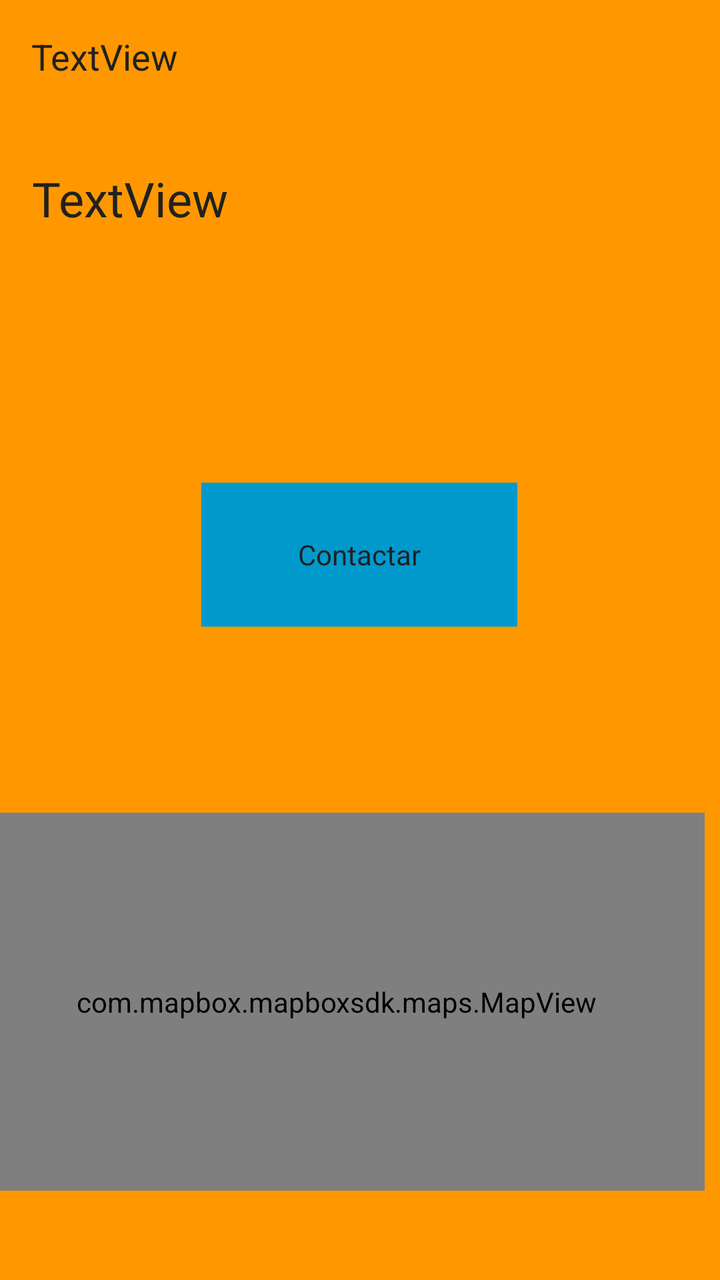
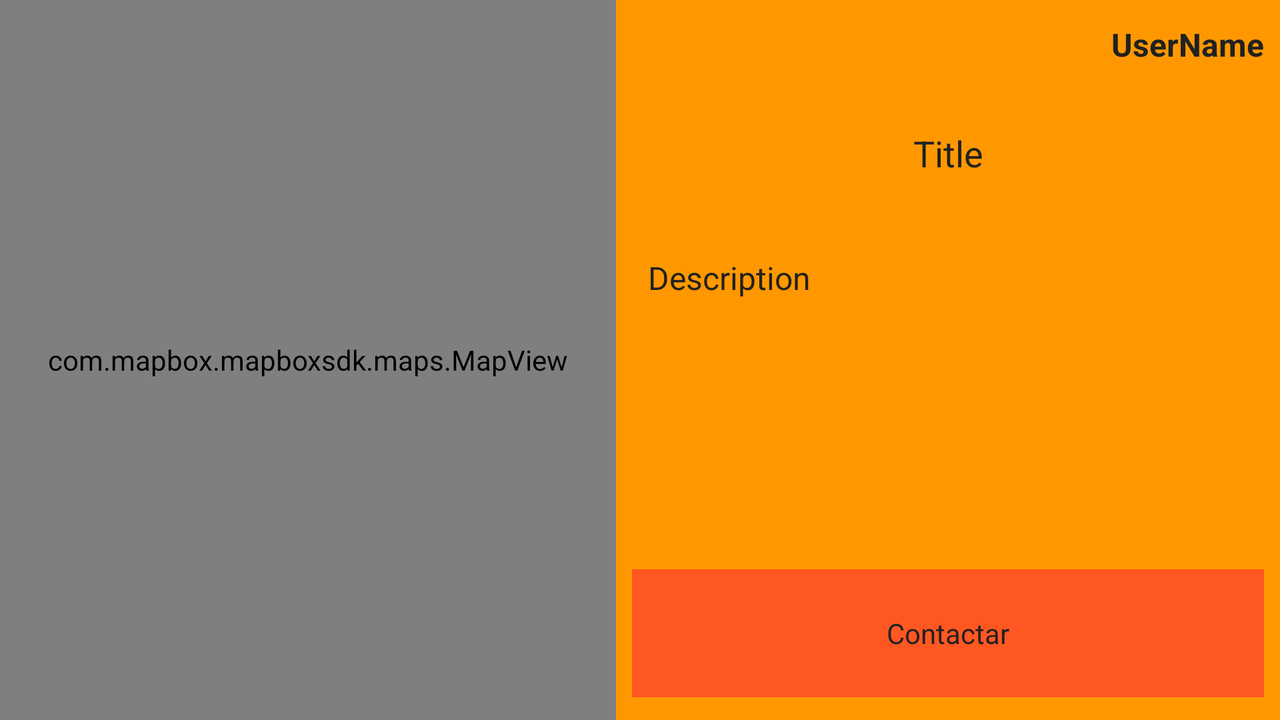

One screen, two layout resources from the same app: the default and the repository's alternative for another configuration. Each is rendered where Android would select it; the XML of both is given below.
<!-- AndroidManifest.xml: application theme AppTheme -->
<!-- res/layout/activity_marker.xml -->
<?xml version="1.0" encoding="utf-8"?>
<android.support.constraint.ConstraintLayout xmlns:android="http://schemas.android.com/apk/res/android"
    xmlns:app="http://schemas.android.com/apk/res-auto"
    xmlns:tools="http://schemas.android.com/tools"
    android:layout_width="match_parent"
    android:layout_height="match_parent"
    tools:context="kryword.recuperalo.MarkerActivity">

    <TextView
        android:id="@+id/title"
        android:layout_width="329dp"
        android:layout_height="35dp"
        android:layout_marginEnd="8dp"
        android:layout_marginStart="8dp"
        android:layout_marginTop="16dp"
        android:text="TextView"
        android:textSize="18sp"
        app:layout_constraintEnd_toEndOf="parent"
        app:layout_constraintStart_toStartOf="parent"
        app:layout_constraintTop_toTopOf="parent" />

    <TextView
        android:id="@+id/description"
        android:layout_width="328dp"
        android:layout_height="139dp"
        android:layout_marginEnd="8dp"
        android:layout_marginStart="8dp"
        android:layout_marginTop="32dp"
        android:text="TextView"
        android:textSize="24sp"
        app:layout_constraintEnd_toEndOf="parent"
        app:layout_constraintStart_toStartOf="parent"
        app:layout_constraintTop_toBottomOf="@+id/title" />

    <Button
        android:id="@+id/contact"
        android:layout_width="158dp"
        android:layout_height="72dp"
        android:layout_marginBottom="8dp"
        android:layout_marginEnd="8dp"
        android:layout_marginStart="4dp"
        android:background="@android:color/holo_green_light"
        android:backgroundTint="@android:color/holo_blue_dark"
        android:text="Contactar"
        app:layout_constraintBottom_toBottomOf="parent"
        app:layout_constraintEnd_toEndOf="parent"
        app:layout_constraintHorizontal_bias="0.509"
        app:layout_constraintStart_toStartOf="parent"
        app:layout_constraintTop_toBottomOf="@+id/description"
        app:layout_constraintVertical_bias="0.057" />

    <com.mapbox.mapboxsdk.maps.MapView
        android:id="@+id/viewMap"
        android:layout_width="368dp"
        android:layout_height="189dp"
        android:layout_marginBottom="8dp"
        android:layout_marginEnd="8dp"
        android:layout_marginStart="8dp"
        android:layout_marginTop="20dp"
        app:layout_constraintBottom_toBottomOf="parent"
        app:layout_constraintEnd_toEndOf="parent"
        app:layout_constraintHorizontal_bias="1.0"
        app:layout_constraintStart_toStartOf="parent"
        app:layout_constraintTop_toBottomOf="@+id/contact"
        app:layout_constraintVertical_bias="0.666"
        app:mapbox_styleUrl="mapbox://styles/kryword/cjdj5oyjzh2ek2rlchmqymzjk"></com.mapbox.mapboxsdk.maps.MapView>
</android.support.constraint.ConstraintLayout>
<!-- resources referenced by this layout -->
<resources>
  <style name="AppTheme" parent="Theme.AppCompat.Light.NoActionBar">
          
          <item name="colorPrimary">@color/colorPrimary</item>
          <item name="colorPrimaryDark">@color/colorPrimaryDark</item>
          <item name="colorAccent">@color/colorAccent</item>
          <item name="android:buttonStyle">@style/RButton</item>
          <item name="android:colorBackground">@color/colorPrimary</item>
          <item name="android:textColor">@color/colorText</item>
      </style>
  <color name="colorPrimary">#FF9800</color>
  <color name="colorPrimaryDark">#F57C00</color>
  <color name="colorAccent">#FF5722</color>
  <style name="RButton" parent="android:Widget.Button">
          <item name="android:background">@color/colorAccent</item>
          <item name="android:textColor">@color/colorText</item>
          <item name="android:colorPressedHighlight">@color/colorPrimaryDark</item>
      </style>
  <color name="colorText">#212121</color>
</resources>
<!-- res/layout-land/activity_marker.xml (the repository's variant of the layout above) -->
<!-- drawn on the phone turned sideways -->
<?xml version="1.0" encoding="utf-8"?>
<android.support.constraint.ConstraintLayout xmlns:android="http://schemas.android.com/apk/res/android"
    xmlns:app="http://schemas.android.com/apk/res-auto"
    xmlns:tools="http://schemas.android.com/tools"
    android:layout_width="match_parent"
    android:layout_height="match_parent"
    tools:context="kryword.recuperalo.MarkerActivity">

    <TextView
        android:id="@+id/title"
        android:layout_width="0dp"
        android:layout_height="64dp"
        android:layout_marginBottom="8dp"
        android:layout_marginEnd="8dp"
        android:layout_marginStart="8dp"
        android:layout_marginTop="8dp"
        android:gravity="center"
        android:text="Title"
        android:textSize="18sp"
        app:layout_constraintBottom_toTopOf="@+id/description"
        app:layout_constraintEnd_toEndOf="parent"
        app:layout_constraintStart_toEndOf="@+id/viewMap"
        app:layout_constraintTop_toBottomOf="@+id/userName" />

    <TextView
        android:id="@+id/description"
        android:layout_width="0dp"
        android:layout_height="137dp"
        android:layout_marginBottom="8dp"
        android:layout_marginEnd="8dp"
        android:layout_marginStart="8dp"
        android:layout_marginTop="8dp"
        android:maxLines="25"
        android:scrollHorizontally="false"
        android:scrollbars="vertical"
        android:text="Description"
        android:textSize="16sp"
        app:layout_constraintBottom_toTopOf="@+id/contact"
        app:layout_constraintEnd_toEndOf="parent"
        app:layout_constraintStart_toEndOf="@+id/viewMap"
        app:layout_constraintTop_toBottomOf="@+id/title" />

    <Button
        android:id="@+id/contact"
        android:layout_width="0dp"
        android:layout_height="64dp"
        android:layout_marginBottom="8dp"
        android:layout_marginEnd="8dp"
        android:layout_marginStart="8dp"
        android:layout_marginTop="8dp"
        android:text="Contactar"
        app:layout_constraintBottom_toBottomOf="parent"
        app:layout_constraintStart_toEndOf="@+id/viewMap"
        app:layout_constraintEnd_toEndOf="parent"
        app:layout_constraintTop_toBottomOf="@+id/description" />

    <com.mapbox.mapboxsdk.maps.MapView
        android:id="@+id/viewMap"
        android:layout_width="0dp"
        android:layout_height="0dp"
        android:layout_marginRight="8dp"
        app:layout_constraintBottom_toBottomOf="parent"
        app:layout_constraintEnd_toStartOf="@+id/description"
        app:layout_constraintStart_toStartOf="parent"
        app:layout_constraintTop_toTopOf="parent"
        app:mapbox_styleUrl="mapbox://styles/kryword/cjdj5oyjzh2ek2rlchmqymzjk"></com.mapbox.mapboxsdk.maps.MapView>

    <TextView
        android:id="@+id/userName"
        android:layout_width="0dp"
        android:layout_height="wrap_content"
        android:layout_marginEnd="8dp"
        android:layout_marginStart="8dp"
        android:layout_marginTop="8dp"
        android:text="UserName"
        android:textAlignment="textEnd"
        android:textSize="16sp"
        android:textStyle="bold"
        app:layout_constraintBottom_toTopOf="@+id/title"
        app:layout_constraintEnd_toEndOf="parent"
        app:layout_constraintStart_toEndOf="@+id/viewMap"
        app:layout_constraintTop_toTopOf="parent" />
</android.support.constraint.ConstraintLayout>
